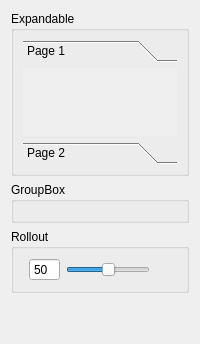
      <widget class="QWidget" name="tab_28">
       <attribute name="title">
        <string>Custom</string>
       </attribute>
       <layout class="QVBoxLayout" name="verticalLayout_22">
        <item>
         <widget class="QGroupBox" name="groupBox_17">
          <property name="title">
           <string>Expandable</string>
          </property>
          <property name="expandable" stdset="0">
           <bool>true</bool>
          </property>
          <layout class="QVBoxLayout" name="verticalLayout_23">
           <item>
            <widget class="QToolBox" name="toolBox">
             <property name="currentIndex">
              <number>0</number>
             </property>
             <widget class="QWidget" name="page">
              <property name="geometry">
               <rect>
                <x>0</x>
                <y>0</y>
                <width>706</width>
                <height>69</height>
               </rect>
              </property>
              <attribute name="label">
               <string>Page 1</string>
              </attribute>
             </widget>
             <widget class="QWidget" name="page_2">
              <property name="geometry">
               <rect>
                <x>0</x>
                <y>0</y>
                <width>100</width>
                <height>30</height>
               </rect>
              </property>
              <attribute name="label">
               <string>Page 2</string>
              </attribute>
             </widget>
            </widget>
           </item>
          </layout>
         </widget>
        </item>
        <item>
         <widget class="QGroupBox" name="groupBox_18">
          <property name="title">
           <string>GroupBox</string>
          </property>
          <property name="expandable" stdset="0">
           <bool>true</bool>
          </property>
          <layout class="QVBoxLayout" name="verticalLayout_24">
           <item>
            <widget class="QStackedWidget" name="stackedWidget">
             <widget class="QWidget" name="page_3"/>
             <widget class="QWidget" name="page_4"/>
            </widget>
           </item>
          </layout>
         </widget>
        </item>
        <item>
         <widget class="QGroupBox" name="groupBox_19">
          <property name="title">
           <string>Rollout</string>
          </property>
          <property name="expandable" stdset="0">
           <bool>true</bool>
          </property>
          <layout class="QFormLayout" name="formLayout">
           <property name="fieldGrowthPolicy">
            <enum>QFormLayout::FieldsStayAtSizeHint</enum>
           </property>
           <property name="labelAlignment">
            <set>Qt::AlignRight|Qt::AlignTrailing|Qt::AlignVCenter</set>
           </property>
           <item row="0" column="1">
            <layout class="QHBoxLayout" name="spinSlider_horizontalLayout">
             <item>
              <widget class="QSpinBox" name="spinSlider_spinBox">
               <property name="buttonSymbols">
                <enum>QAbstractSpinBox::NoButtons</enum>
               </property>
               <property name="minimum">
                <number>0</number>
               </property>
               <property name="maximum">
                <number>100</number>
               </property>
               <property name="value">
                <number>50</number>
               </property>
              </widget>
             </item>
             <item>
              <widget class="QSlider" name="spinSlider_slider">
               <property name="minimum">
                <number>0</number>
               </property>
               <property name="maximum">
                <number>100</number>
               </property>
               <property name="value">
                <number>50</number>
               </property>
               <property name="orientation">
                <enum>Qt::Horizontal</enum>
               </property>
               <property name="tickPosition">
                <enum>QSlider::NoTicks</enum>
               </property>
               <property name="tickInterval">
                <number>10</number>
               </property>
              </widget>
             </item>
            </layout>
           </item>
          </layout>
         </widget>
        </item>
        <item>
         <spacer name="verticalSpacer">
          <property name="orientation">
           <enum>Qt::Vertical</enum>
          </property>
          <property name="sizeHint" stdset="0">
           <size>
            <width>20</width>
            <height>40</height>
           </size>
          </property>
         </spacer>
        </item>
       </layout>
      </widget>
